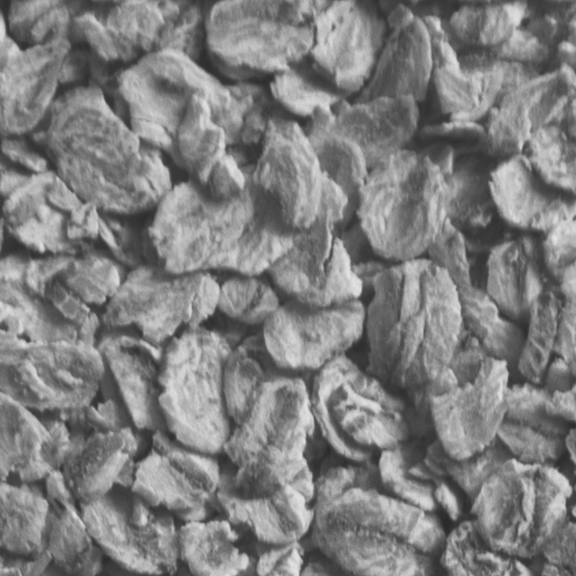
#> input picture LBP/image/2.png, 576 x 576 px
$ python get_LBP_from_Image.py
#> lines starting #> are read from the running program, lines starting #| are printed output that depends on the picture
# -*- coding: utf-8 -*-

import numpy as np
import cv2
from PIL import Image
from pylab import*

class LBP:
    def __init__(self):
        #revolve_map为旋转不变模式的36种特征值从小到大进行序列化编号得到的字典
        self.revolve_map={0:0,1:1,3:2,5:3,7:4,9:5,11:6,13:7,15:8,17:9,19:10,21:11,23:12,
                          25:13,27:14,29:15,31:16,37:17,39:18,43:19,45:20,47:21,51:22,53:23,55:24,
                          59:25,61:26,63:27,85:28,87:29,91:30,95:31,111:32,119:33,127:34,255:35}
        #uniform_map为等价模式的58种特征值从小到大进行序列化编号得到的字典
        self.uniform_map={0:0,1:1,2:2,3:3,4:4,6:5,7:6,8:7,12:8,
                          14:9,15:10,16:11,24:12,28:13,30:14,31:15,32:16,
                          48:17,56:18,60:19,62:20,63:21,64:22,96:23,112:24,
                          120:25,124:26,126:27,127:28,128:29,129:30,131:31,135:32,
                          143:33,159:34,191:35,192:36,193:37,195:38,199:39,207:40,
                          223:41,224:42,225:43,227:44,231:45,239:46,240:47,241:48,
                          243:49,247:50,248:51,249:52,251:53,252:54,253:55,254:56,
                          255:57}


     #将图像载入，并转化为灰度图，获取图像灰度图的像素信息
    def describe(self,image):
#> called with image = './image/2.png'
        image_array=np.array(Image.open(image).convert('L'))
#> image_array is the input picture: shape (576, 576); min 41, max 227, mean 127
        return image_array

    #图像的LBP原始特征计算算法：将图像指定位置的像素与周围8个像素比较
    #比中心像素大的点赋值为1，比中心像素小的赋值为0，返回得到的二进制序列
    def calute_basic_lbp(self,image_array,i,j):
        sum=[]
        if image_array[i-1,j-1]>image_array[i,j]:
            sum.append(1)
        else:
            sum.append(0)
        if image_array[i-1,j]>image_array[i,j]:
            sum.append(1)
        else:
            sum.append(0)
        if image_array[i-1,j+1]>image_array[i,j]:
            sum.append(1)
        else:
            sum.append(0)
        if image_array[i,j-1]>image_array[i,j]:
            sum.append(1)
        else:
            sum.append(0)
        if image_array[i,j+1]>image_array[i,j]:
            sum.append(1)
        else:
            sum.append(0)
        if image_array[i+1,j-1]>image_array[i,j]:
            sum.append(1)
        else:
            sum.append(0)
        if image_array[i+1,j]>image_array[i,j]:
            sum.append(1)
        else:
            sum.append(0)
        if image_array[i+1,j+1]>image_array[i,j]:
            sum.append(1)
        else:
            sum.append(0)
        return sum

    #获取二进制序列进行不断环形旋转得到新的二进制序列的最小十进制值
    def get_min_for_revolve(self,arr):
        values=[]
        circle=arr
        circle.extend(arr)
        for i in range(0,8):
            j=0
            sum=0
            bit_num=0
            while j<8:
                sum+=circle[i+j]<<bit_num
                bit_num+=1
                j+=1
            values.append(sum)
        return min(values)

    #获取值r的二进制中1的位数
    # [22 lines left out: functions calc_sum, lbp_basic, not called in this run]

   #获取图像的LBP旋转不变模式特征
    def lbp_revolve(self,image_array):
        revolve_array=np.zeros(image_array.shape, np.uint8)
        width=image_array.shape[0]
#> width = 576
        height=image_array.shape[1]
#> height = 576
        for i in range(1,width-1):
            for j in range(1,height-1):
                sum=self.calute_basic_lbp(image_array,i,j)
                revolve_key=self.get_min_for_revolve(sum)
                revolve_array[i,j]=self.revolve_map[revolve_key]
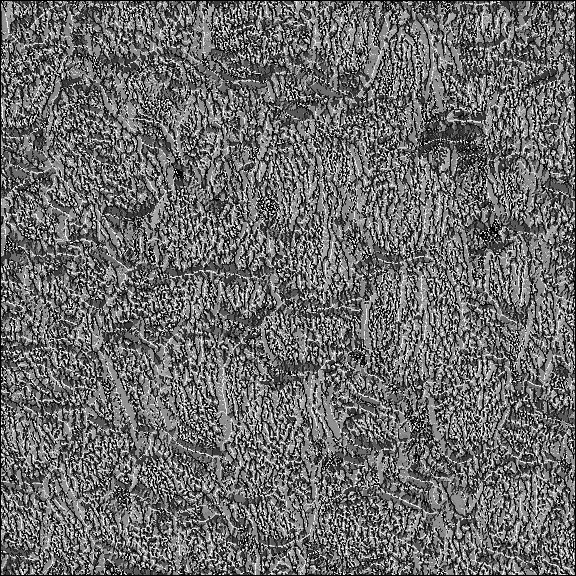
#> revolve_array: shape (576, 576); min 0, max 35, mean 14.8; drawn with min black and max white
        return revolve_array

  #获取图像的LBP等价模式特征
    # [37 lines left out: functions lbp_uniform, lbp_revolve_uniform, not called in this run]

    #绘制指定维数和范围的图像灰度归一化统计直方图
    def show_hist(self,img_array,im_bins,im_range):
        hist = cv2.calcHist([img_array],[0],None,im_bins,im_range)
        hist = cv2.normalize(hist,None).flatten()
        plt.plot(hist,color = 'r')
        plt.xlim(im_range)
        plt.show()
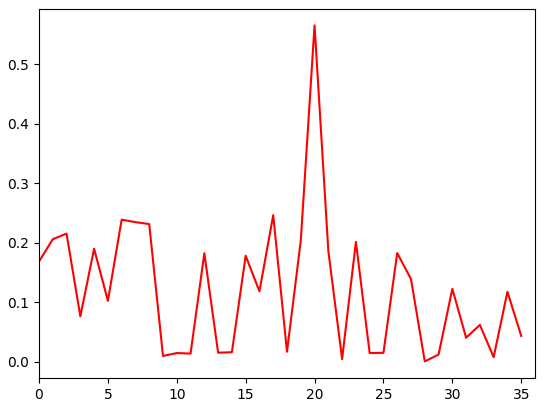
#> figure drawn by matplotlib, 1 panel; curve peaks at x = 20, y = 0.565

    #绘制图像原始LBP特征的归一化统计直方图
    def show_basic_hist(self,img_array):
        self.show_hist(img_array,[256],[0,256])

    #绘制图像旋转不变LBP特征的归一化统计直方图
    def show_revolve_hist(self,img_array):
        self.show_hist(img_array,[36],[0,36])

    #绘制图像等价模式LBP特征的归一化统计直方图
    def show_uniform_hist(self,img_array):
        self.show_hist(img_array,[60],[0,60])

    #绘制图像旋转不变等价模式LBP特征的归一化统计直方图
    def show_revolve_uniform_hist(self,img_array):
        self.show_hist(img_array,[10],[0,10])

    #显示图像
    def show_image(self,image_array):
        cv2.imshow('Image',image_array)
        cv2.waitKey(0)

if __name__ == '__main__':
    image = r"./image/2.png";
    lbp=LBP()
    image_array=lbp.describe(image)

    #获取图像原始LBP特征，并显示其统计直方图与特征图像
    # basic_array=lbp.lbp_basic(image_array)
    # lbp.show_basic_hist(basic_array)
    # lbp.show_image(basic_array)

    #获取图像旋转不变LBP特征，并显示其统计直方图与特征图像
    revolve_array=lbp.lbp_revolve(image_array)
    lbp.show_revolve_hist(revolve_array)
    lbp.show_image(revolve_array)

    # [9 lines of commented-out code are left out]
